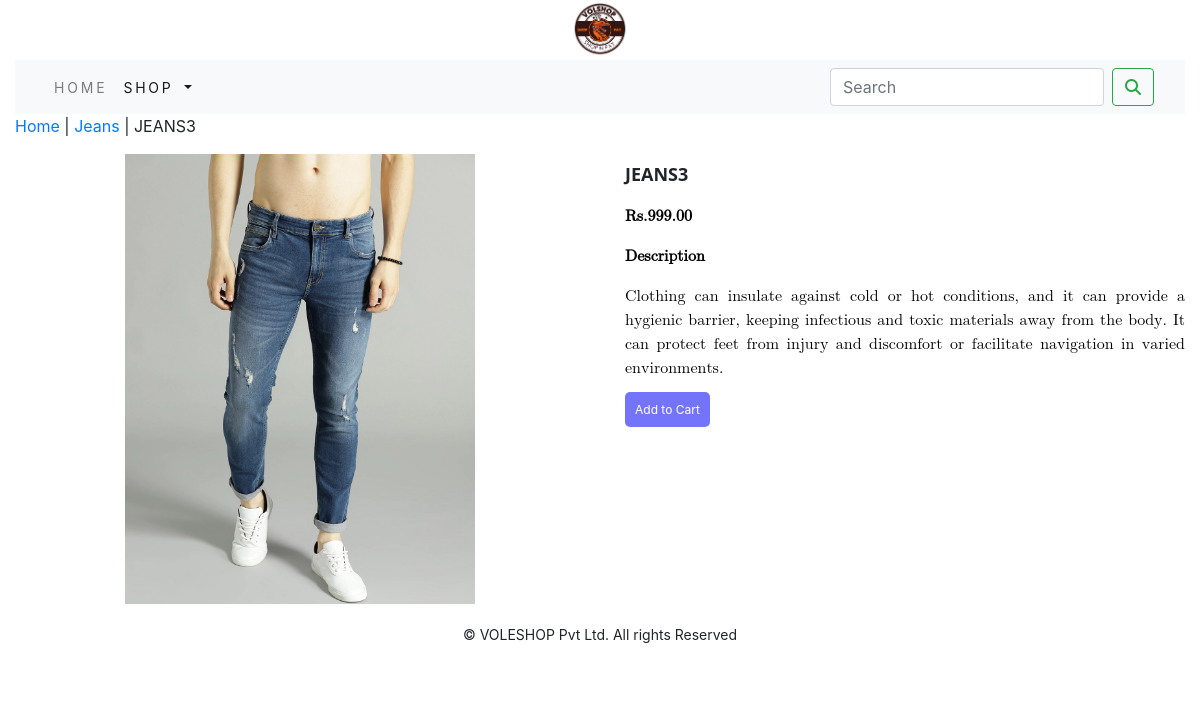
Page /online/jeans/jeans3/ on the committed database.
### ecomapp/models.py (models this page shows, shortened)
class Product(models.Model):
    name = models.CharField(max_length=250, unique=True)
    slug = models.SlugField(max_length=250, unique=True)
    desc = models.TextField(blank=True)
    price = models.DecimalField(max_digits=10, decimal_places=2)
    category = models.ForeignKey(Category, on_delete=models.CASCADE)
    img = models.ImageField(upload_to='pic_product', blank=True)
    stock = models.IntegerField()
    available = models.BooleanField(default=True)
    created = models.DateTimeField(auto_now_add=True)
    updated = models.DateTimeField(auto_now=True)
    class Meta:
        ordering = ('name',)
        verbose_name = 'product'
        verbose_name_plural = 'products'

class Category(models.Model):
    name = models.CharField(max_length=250, unique=True)
    slug = models.SlugField(max_length=250, unique=True)
    desc = models.TextField(blank=True)
    img = models.ImageField(upload_to='pic_category', blank=True)
    class Meta:
        ordering = ('name',)
        verbose_name = 'category'
        verbose_name_plural = 'categories'
    def get_url(self):
        return reverse('online:prod_by_cat', args=[self.slug])
    def __str__(self):
        return '{}'.format(self.name)

### ecomapp/views.py (the view)
# urls.py: path('<slug:c_slug>/<slug:p_slug>/', views.fun_prod_detail, name="prod_detail"),
def fun_prod_detail(request, c_slug, p_slug):
    try:
        product = Product.objects.get(category__slug=c_slug, slug=p_slug)
    except Exception as e:
        raise e
    return render(request, "product.html", {'product': product})

### cartapp/con_procs.py (called while the page is built)
def counter(request):
    item_count = 0
    if 'admin' in request.path:
        return {}
    else:
        try:
            cart = Cart.objects.filter(cart_id=get_cart_id(request))
            cart_items = CartItem.objects.all().filter(cart=cart[:1])
            for cart_item in cart_items:
                item_count += cart_item.qty
        except Cart.DoesNotExist:
            item_count = 0
    return dict(item_count=item_count)

### cartapp/views.py (called while the page is built)
def get_cart_id(request):
    cart = request.session.session_key
    if not cart:
        cart = request.session.create()
    return cart

### ecomapp/con_procs.py (called while the page is built)
def menu_links(request):
    links = Category.objects.all()
    return dict(links=links)

### templates/product.html (shortened to what this page needs)
{% extends 'base.html' %}
{% load static %}
{% block content %}
<div>
    <div>
        <p> <a href="{% url 'online:all_cats' %}"> Home</a> |
            <a href="{{product.category.url}}"> {{product.category}}</a> |
            {{product.name}}</p>
    </div>
</div>
<div class="row">
        <div class="col-12 col-sm-12 col-md-12 col-lg-6" style="text-align: center;">
            <img src="{{ product.img.url }}" style="width: 350px;height: 450px;" alt="{{ product.name}}"> </div>
        <div class="col-12 col-sm-12 col-md-12 col-lg-6">
            <h1 class="cls_txt3" >{{ product.name }}</h1>
              <p class="cls_txt4">Rs.{{ product.price }}</p>
            <p class="cls_txt4" >Description</p>
             <p class="text-justify cls_txt4" style="font-weight: normal;">{{ product.desc }}</p>
            {% if product.stock <= 0 %}
             <p class="text-justify"><b>Out of Stock</b></p>
            {% else %}
            <a href="{% url 'cart:add_cart' product.id %}" class="cls_btn1" style="margin-left: 10px;" > Add to Cart</a>
            {% endif %}
        </div>
</div>
{% endblock %}

### static/css/cust.css (style rules this page uses)
.cls_txt3 { font-size: 18px;padding: 10px;font-weight: bold;text-transform : uppercase; font-family: system-ui; }
.cls_txt4 { color: black;font-weight: bold;padding-left: 10px; font-family: system-ui; }
.cls_btn1 { padding: 10px; background: #7474fb; border-radius: 5px; color: white; font-size: 12px; }
.cls_txt4 { color: black;font-weight: bold;padding-left: 10px; font-family: math; }

### rows in the picture
Product: category "Jeans", name "JEANS3", img (picture), price "999.00", desc "Clothing can insulate against cold or hot conditions, and it can provide a hygienic barrier, keeping infectious and toxic materials away from the body. It can protect feet from injury and discomfort or facilitate navigation in varied environments."
